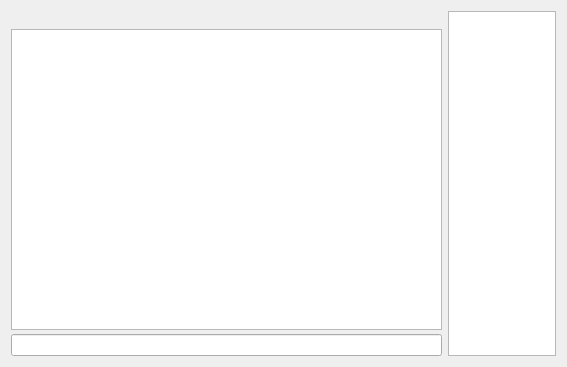
<?xml version="1.0" encoding="UTF-8"?>
<ui version="4.0">
 <class>ChatRoomWindow</class>
 <widget class="QWidget" name="ChatRoomWindow">
  <property name="geometry">
   <rect>
    <x>0</x>
    <y>0</y>
    <width>567</width>
    <height>367</height>
   </rect>
  </property>
  <property name="windowTitle">
   <string>Form</string>
  </property>
  <layout class="QGridLayout" name="gridLayout">
   <item row="0" column="0">
    <layout class="QHBoxLayout" name="horizontalLayout" stretch="4,1">
     <property name="sizeConstraint">
      <enum>QLayout::SetNoConstraint</enum>
     </property>
     <item>
      <layout class="QVBoxLayout" name="verticalLayout">
       <property name="spacing">
        <number>4</number>
       </property>
       <item>
        <widget class="QLabel" name="chatRoomStatus">
         <property name="text">
          <string/>
         </property>
        </widget>
       </item>
       <item>
        <widget class="QTextBrowser" name="textBrowser">
         <property name="sizePolicy">
          <sizepolicy hsizetype="Expanding" vsizetype="Expanding">
           <horstretch>1</horstretch>
           <verstretch>1</verstretch>
          </sizepolicy>
         </property>
         <property name="openExternalLinks">
          <bool>true</bool>
         </property>
         <property name="openLinks">
          <bool>false</bool>
         </property>
        </widget>
       </item>
       <item>
        <widget class="CommandLine" name="textInput">
         <property name="sizePolicy">
          <sizepolicy hsizetype="Expanding" vsizetype="Fixed">
           <horstretch>1</horstretch>
           <verstretch>0</verstretch>
          </sizepolicy>
         </property>
        </widget>
       </item>
      </layout>
     </item>
     <item>
      <widget class="QListWidget" name="userList">
       <property name="sizePolicy">
        <sizepolicy hsizetype="Expanding" vsizetype="Expanding">
         <horstretch>1</horstretch>
         <verstretch>1</verstretch>
        </sizepolicy>
       </property>
      </widget>
     </item>
    </layout>
   </item>
  </layout>
 </widget>
 <customwidgets>
  <customwidget>
   <class>CommandLine</class>
   <extends>QLineEdit</extends>
   <header>commandline.h</header>
  </customwidget>
 </customwidgets>
 <resources/>
 <connections/>
</ui>
